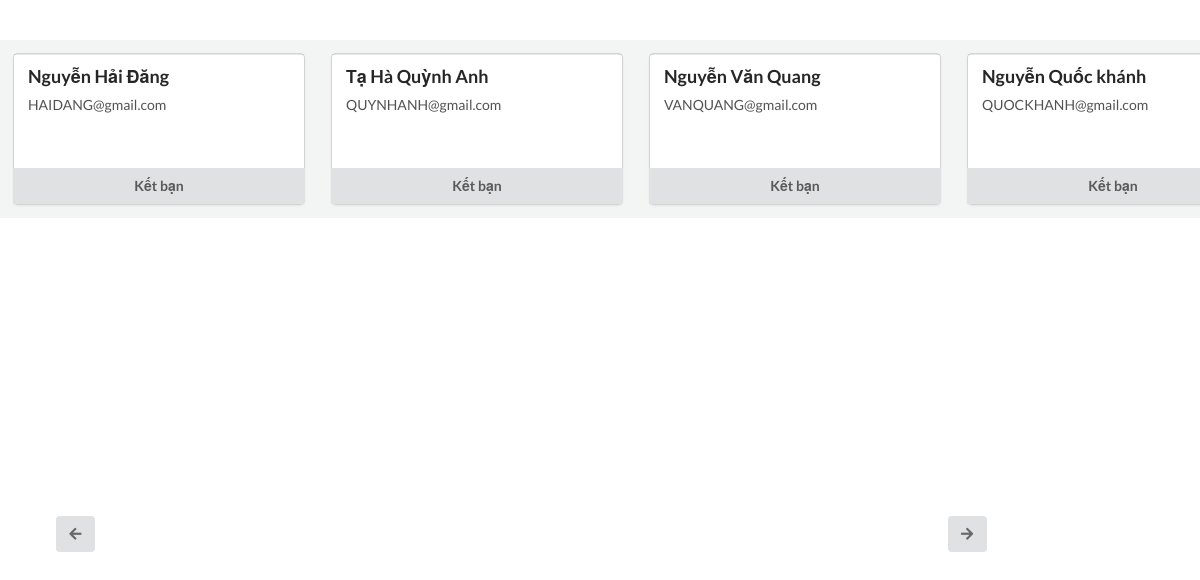
The page /dexuatbanbe.php on the database its author committed.
### tables this page shows
CREATE TABLE nguoidung(
  ma_nguoidung bigint(19) NOT NULL AUTO_INCREMENT PRIMARY KEY,
  ten_nguoidung varchar(150), 
  matkhau varchar(150), 
  email varchar(150), 
  gioitinh varchar(15),
  ngaysinh date, 
  avatar varchar(600) DEFAULT 'nguoidung.jpeg',
  anhbia varchar(600) DEFAULT 'anhbia.jpg',
  tieusu varchar(250),
  hoc_tai varchar(250),
  lam_tai varchar(250),
  song_tai varchar(250)
  
);

### dexuatbanbe.php (the view, shortened to what this page needs)
<!DOCTYPE html>
<html lang="en">
<head>
    <link rel="stylesheet" href="https://cdnjs.cloudflare.com/ajax/libs/font-awesome/5.15.4/css/all.min.css">
    <link rel="stylesheet" href="https://cdn.jsdelivr.net/npm/semantic-ui/dist/semantic.min.css">
</head>
<body>
    <div class="container">
        <?php
            $conn = mysqli_connect("localhost", "root", "", "vnisocial");
            $sql = "SELECT ma_nguoidung, ten_nguoidung, email FROM nguoidung";
            $result = $conn->query($sql);
            if ($result->num_rows > 0) {
                while($row = $result->fetch_assoc()) {
                    echo '
                    <div class="ui card">
                        <div class="image">
                            <img src="">
                        </div>
                        <div class="content">
                            <div class="header">' . $row["ten_nguoidung"] . '</div>
                            <div class="description">' . $row["email"] . '</div>
                        </div>
                        <div class="ui two bottom attached buttons">
                <button class="ui button btn-ketban" onclick="guiYeuCauKetBan( ' . $row["ma_nguoidung"] . ','. $user_id.')">
                    Kết bạn
                </button>
            </div>
                    </div>
                    <script>
function guiYeuCauKetBan(friend_id, user_id) {
// Chuyển đổi friend_id thành số nguyên
friend_id = parseInt(friend_id);
// Gửi yêu cầu kết bạn bằng AJAX
$.ajax({
url: "banbe/yeucau.php",
method: "POST",
data: {
    friend_id: friend_id,
    user_id: user_id
},
success: function(response) {
    // Parse response as JSON
    var jsonResponse = JSON.parse(response);
    // Xử lý kết quả phản hồi từ server
    if (jsonResponse.success) {
        alert("Yêu cầu kết bạn đã được gửi.");
    } else {
        alert(jsonResponse.message);
    }
},
error: function(xhr, status, error) {
    // Xử lý lỗi nếu có
    alert("Có lỗi xảy ra: " + error);
}
});
}
</script>';
                }
            } else {
                echo "Không có kết quả";
            }
        ?>
        </div>
        <button class="ui icon button scroll-button scroll-left"><i class="left arrow icon"></i></button>
        <button class="ui icon button scroll-button scroll-right"><i class="right arrow icon"></i></button>
</body>
</html>

### dexuatbanbe.php (style rules this page uses)
.container { display: flex; justify-content: space-between; flex-direction: row; flex-wrap: nowrap; overflow-x: auto; width: 100%; margin-top: 40px; position: relative; background: #f3f5f5; overflow-x: hidden; }
.ui.card { flex: 0 0 auto; margin: 1em; height: 150px; }
.scroll-button { position: absolute; top: 50%; transform: translateY(-50%); }
.scroll-left { left: 0; }
.scroll-right { right: 0; }
.ui.card:first-child { margin-top: 14px; }
button.ui.icon.button.scroll-button.scroll-left { position: absolute; left: 56px; top: 534px; }
button.ui.icon.button.scroll-button.scroll-right { position: absolute; right: 17.5%; top: 534px; }

### rows shown on the page
nguoidung: ten_nguoidung "Nguyễn Hải Đăng", email "HAIDANG@gmail.com"
nguoidung: ten_nguoidung "Tạ Hà Quỳnh Anh", email "QUYNHANH@gmail.com"
nguoidung: ten_nguoidung "Nguyễn Văn Quang", email "VANQUANG@gmail.com"
nguoidung: ten_nguoidung "Nguyễn Quốc khánh", email "QUOCKHANH@gmail.com"
